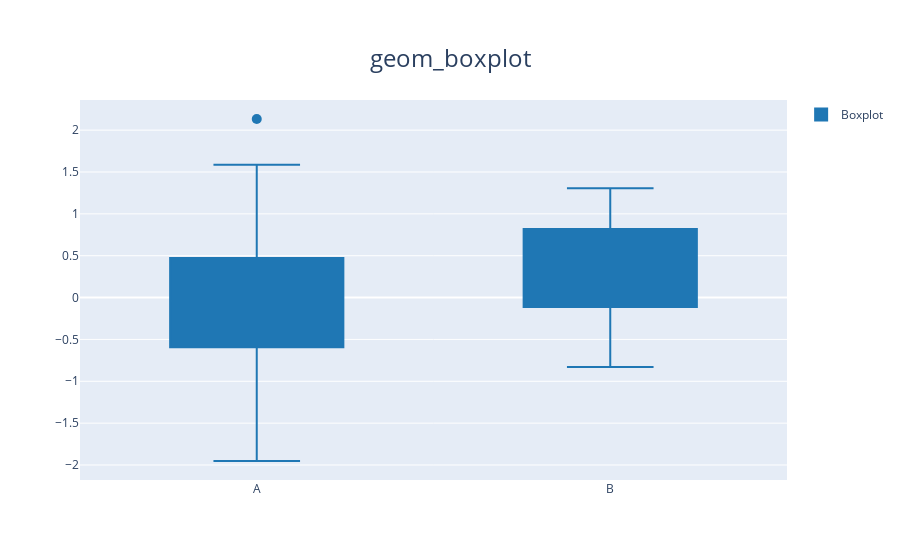

Notebook code for this chart:
### Code cell
# geom_boxplot - Box plot
df = pd.DataFrame({'category': ['A']*20 + ['B']*20, 'value': np.random.randn(40)})
ggplot(df, aes(x='category', y='value')) + geom_boxplot() + ggtitle('geom_boxplot')

### Figure 1 — Plotly figure (JSON) as saved in the notebook; plotly's stock layout.template omitted (floating-point values rounded to 4 significant figures)
{"data": [{"fillcolor": "#1f77b4", "marker": {"color": "#1f77b4", "size": 10}, "name": "Boxplot", "opacity": 1, "showlegend": true, "type": "box", "x": ["A", "A", "A", "A", "A", "A", "A", "A", "A", "A", "A", "A", "A", "A", "A", "A", "A", "A", "A", "A", "B", "B", "B", "B", "B", "B", "B", "B", "B", "B", "B", "B", "B", "B", "B", "B", "B", "B", "B", "B"], "xaxis": "x", "y": [0.1991, -0.6002, 0.0698, -0.3853, 0.1135, 0.6621, 1.586, -1.238, 2.133, -1.952, -0.1518, 0.5883, 0.281, -0.6227, -0.2081, -0.493, -0.5894, 0.8496, 0.357, -0.6929, 0.8996, 0.3073, 0.8129, 0.6296, -0.829, -0.5602, 0.7473, 0.6104, -0.0209, 0.1173, 1.278, -0.5916, 0.5471, -0.2022, -0.2177, 1.099, 0.8254, 0.8135, 1.305, 0.021], "yaxis": "y"}], "layout": {"legend": {"x": 1.02, "xanchor": "left", "y": 1, "yanchor": "top"}, "showlegend": true, "title": {"font": {"size": 24}, "text": "geom_boxplot", "x": 0.5, "xanchor": "center", "yanchor": "top"}, "xaxis": {"anchor": "y", "domain": [0, 1]}, "yaxis": {"anchor": "x", "domain": [0, 1], "rangemode": "tozero"}}}
